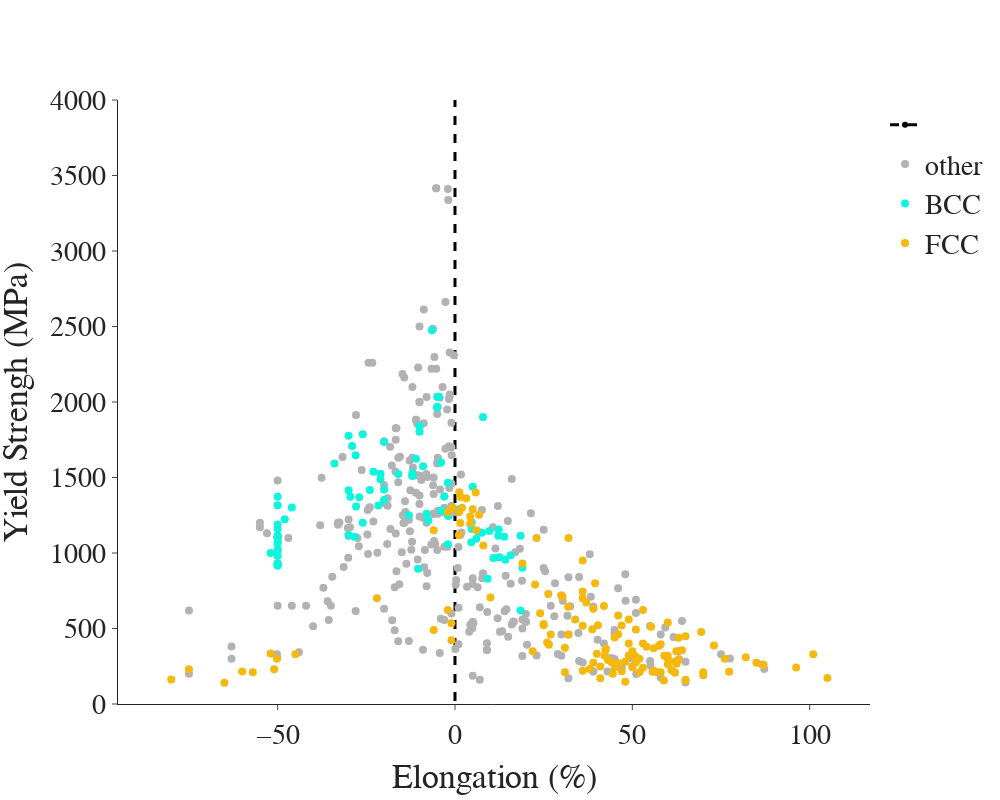

Notebook source saved alongside this figure:
### Code cell
df_e = df_rt

def apply_neg_elong(row):
    
    val = row['PROPERTY: Elongation (%)']
    
    if np.isnan(val):
        return val
    else:
        if row['PROPERTY: Type of test'] == 'C':
            return -val
        else:
            return val

df_e['PROPERTY: Elongation (%)'] = df_e.apply(apply_neg_elong, axis=1)
df_e_BCC = df_e[df_e['PROPERTY: BCC/FCC/other'] == 'BCC']
df_e_FCC = df_e[df_e['PROPERTY: BCC/FCC/other'] == 'FCC']
df_e_other = df_e[df_e['PROPERTY: BCC/FCC/other'] == 'other']

fig = go.Figure()
fig.update_layout(font=dict(family="Barlow Semi Condensed", size=28))
fig.update_layout(xaxis_title='Elongation (%)', yaxis_title='Yield Strengh (MPa)', width=1000, height=800)

fig.add_trace(go.Scatter(x=[0,0], y=[-100, 4100], line = dict(color='black', width=3, dash='dash'), name=''))

fig.add_trace(go.Scatter(x=df_e_other["PROPERTY: Elongation (%)"], y=df_e_other["PROPERTY: YS (MPa)"], 
                         mode='markers', marker_color='#b2b1b3', marker_size=8, name='other'))

fig.add_trace(go.Scatter(x=df_e_BCC["PROPERTY: Elongation (%)"], y=df_e_BCC["PROPERTY: YS (MPa)"], 
                         mode='markers', marker_color='#0ef5de', marker_size=8, name='BCC'))

fig.add_trace(go.Scatter(x=df_e_FCC["PROPERTY: Elongation (%)"], y=df_e_FCC["PROPERTY: YS (MPa)"], 
                         mode='markers', marker_color='#f5b80e', marker_size=8, name='FCC'))
fig['layout']['yaxis'].update(range=[0, 4000], autorange=False)
# fig['layout']['xaxis'].update(range=[-100, 200], autorange=False)
fig.write_image("figures/ys_scatter.png")
fig.show()

### Figure 1 — Plotly figure (JSON) as saved in the notebook; plotly's stock layout.template omitted (floating-point values rounded to 4 significant figures; data arrays with more than 128 entries replaced by an {"elided": "..."} marker saying what was removed)
{"data": [{"line": {"color": "black", "dash": "dash", "width": 3}, "name": "", "type": "scatter", "x": [0, 0], "y": [-100, 4100]}, {"marker": {"color": "#b2b1b3", "size": 8}, "mode": "markers", "name": "other", "type": "scatter", "x": {"elided": "565 float values"}, "y": {"elided": "565 float values"}}, {"marker": {"color": "#0ef5de", "size": 8}, "mode": "markers", "name": "BCC", "type": "scatter", "x": {"elided": "204 float values"}, "y": {"elided": "204 float values"}}, {"marker": {"color": "#f5b80e", "size": 8}, "mode": "markers", "name": "FCC", "type": "scatter", "x": {"elided": "211 float values"}, "y": {"elided": "211 float values"}}], "layout": {"font": {"family": "Barlow Semi Condensed", "size": 28}, "height": 800, "width": 1000, "xaxis": {"autorange": true, "range": [-95.02, 117.0], "title": {"text": "Elongation (%)"}, "type": "linear"}, "yaxis": {"autorange": false, "range": [0, 4000], "title": {"text": "Yield Strengh (MPa)"}, "type": "linear"}}}
